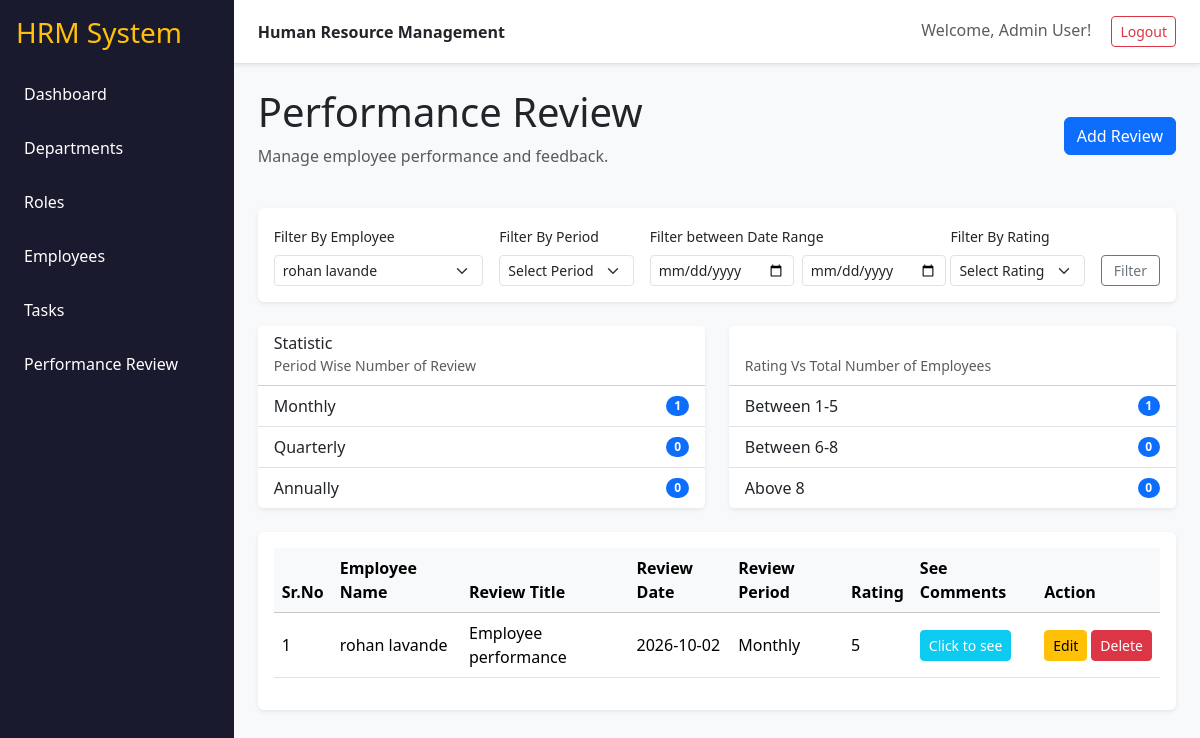
/reviews?employee_id=3 (signed in), run on the app's committed database.
### tables this page shows
CREATE TABLE performance_review (
            review_id INTEGER PRIMARY KEY AUTOINCREMENT,
            review_title VARCHAR(100) NOT NULL,
            review_date DATE NOT NULL,
            employee_id INTEGER NOT NULL,
            reviewed_by INTEGER NOT NULL,
            review_period VARCHAR(100) NOT NULL,
            rating INTEGER NOT NULL,
            comments VARCHAR(300),
            created_at DATETIME NOT NULL,
            updated_at DATETIME NOT NULL,
            FOREIGN KEY (employee_id) REFERENCES user (employee_id),
            FOREIGN KEY (reviewed_by) REFERENCES user (employee_id)
        );

CREATE TABLE user (
            employee_id INTEGER PRIMARY KEY AUTOINCREMENT,
            first_name VARCHAR(100) NOT NULL,
            last_name VARCHAR(100) NOT NULL,
            username VARCHAR(100) NOT NULL UNIQUE,
            password VARCHAR(100) NOT NULL,
            email VARCHAR(100) NOT NULL UNIQUE,
            mobile VARCHAR(100) NOT NULL,
            dept_id INTEGER,
            role_id INTEGER,
            reporting_manager_id INTEGER,
            date_of_joining DATE,
            created_at DATETIME NOT NULL,
            updated_at DATETIME NOT NULL,
            FOREIGN KEY (dept_id) REFERENCES department (dept_id),
            FOREIGN KEY (role_id) REFERENCES role (role_id),
            FOREIGN KEY (reporting_manager_id) REFERENCES user (employee_id)
        );

### app.py (the view, shortened to what this page needs)
@app.route("/reviews")
@login_required
def reviews():
    conn = get_db()
    current_user_id = session.get("employee_id")
    direct_reports = conn.execute(
        "SELECT employee_id, first_name, last_name FROM user WHERE reporting_manager_id = ?",
        (current_user_id,)
    ).fetchall()
    filter_emp = request.args.get("employee_id", "")
    filter_period = request.args.get("period", "")
    start_date = request.args.get("start_date", "")
    end_date = request.args.get("end_date", "")
    filter_rating = request.args.get("rating_range", "")
    query = """
        SELECT pr.*,
               u.first_name as emp_first, u.last_name as emp_last,
               mgr.first_name as mgr_first, mgr.last_name as mgr_last
        FROM performance_review pr
        JOIN user u ON pr.employee_id = u.employee_id
        JOIN user mgr ON pr.reviewed_by = mgr.employee_id
        WHERE (pr.reviewed_by = ? OR pr.employee_id = ?)
    """
    params = [current_user_id, current_user_id]
    if filter_emp:
        query += " AND pr.employee_id = ?"
        params.append(filter_emp)
    if filter_period:
        query += " AND pr.review_period = ?"
        params.append(filter_period)
    if start_date and end_date:
        query += " AND (pr.review_date >= ? AND pr.review_date <= ?)"
        params.extend([start_date, end_date])
    query += " ORDER BY pr.review_date DESC"
    all_reviews = conn.execute(query, params).fetchall()
    stats = {
        "monthly": sum(1 for r in all_reviews if r['review_period'] == 'Monthly'),
        "quarterly": sum(1 for r in all_reviews if r['review_period'] == 'Quarterly'),
        "annually": sum(1 for r in all_reviews if r['review_period'] == 'Annually' or r['review_period'] == 'Annual'),
        "rating_1_5": sum(1 for r in all_reviews if 1 <= r['rating'] <= 5),
        "rating_6_8": sum(1 for r in all_reviews if 6 <= r['rating'] <= 8),
        "rating_above_8": sum(1 for r in all_reviews if r['rating'] >= 9)
    }
    conn.close()
    return render_template(
        "reviews.html",
        reviews=all_reviews,
        direct_reports=direct_reports,
        stats=stats,
        current_user_id=current_user_id
    )

### app.py (called while the page is built)
def login_required(f):
    @wraps(f)
    def decorated_function(*args, **kwargs):
        if 'employee_id' not in session:
            return redirect(url_for('login'))
        return f(*args, **kwargs)
    return decorated_function

def get_db():
    conn = sqlite3.connect(DB_NAME)
    conn.row_factory = sqlite3.Row
    return conn

### templates/reviews.html (shortened to what this page needs)
{% extends "base.html" %}
{% block content %}
<div class="d-flex justify-content-between align-items-center mb-4">
    <div>
        <h1>Performance Review</h1>
        <p class="text-muted">Manage employee performance and feedback.</p>
    </div>
    <a href="{{ url_for('create_review') }}" class="btn btn-primary">Add Review</a>
</div>
<div class="card mb-4 shadow-sm">
    <div class="card-body">
        <form method="get" class="row g-3">
            <div class="col-md-3">
                <label class="form-label small">Filter By Employee</label>
                <select name="employee_id" class="form-select form-select-sm">
                    {% for report in direct_reports %}
                    <option value="{{ report.employee_id }}" {% if request.args.get('employee_id')|string == report.employee_id|string %}selected{% endif %}>
                        {{ report.first_name }} {{ report.last_name }}
                    </option>
                    {% endfor %}
                </select>
            </div>
            <div class="col-md-2">
                <label class="form-label small">Filter By Period</label>
                <select name="period" class="form-select form-select-sm">
                    <option value="">Select Period</option>
                </select>
            </div>
            <div class="col-md-4">
                <label class="form-label small">Filter between Date Range</label>
                <div class="d-flex gap-2">
                    <input type="date" name="start_date" class="form-control form-control-sm" placeholder="From:" value="{{ request.args.get('start_date', '') }}">
                    <input type="date" name="end_date" class="form-control form-control-sm" placeholder="To:" value="{{ request.args.get('end_date', '') }}">
                </div>
            </div>
            <div class="col-md-2">
                <label class="form-label small">Filter By Rating</label>
                <select name="rating_range" class="form-select form-select-sm">
                    <option value="">Select Rating</option>
                </select>
            </div>
            <div class="col-md-1 d-flex align-items-end">
                <button type="submit" class="btn btn-sm btn-outline-secondary w-100">Filter</button>
            </div>
        </form>
    </div>
</div>
<div class="row mb-4">
    <div class="col-md-6">
        <div class="card shadow-sm">
            <div class="card-header bg-white">
                <h6 class="mb-0">Statistic</h6>
                <small class="text-muted">Period Wise Number of Review</small>
            </div>
            <ul class="list-group list-group-flush">
                <li class="list-group-item d-flex justify-content-between align-items-center">
                    Monthly <span class="badge bg-primary rounded-pill">{{ stats.monthly }}</span>
                </li>
                <li class="list-group-item d-flex justify-content-between align-items-center">
                    Quarterly <span class="badge bg-primary rounded-pill">{{ stats.quarterly }}</span>
                </li>
                <li class="list-group-item d-flex justify-content-between align-items-center">
                    Annually <span class="badge bg-primary rounded-pill">{{ stats.annually }}</span>
                </li>
            </ul>
        </div>
    </div>
    <div class="col-md-6">
        <div class="card shadow-sm">
            <div class="card-header bg-white">
                <h6 class="mb-0">&nbsp;</h6>
                <small class="text-muted">Rating Vs Total Number of Employees</small>
            </div>
            <ul class="list-group list-group-flush">
                <li class="list-group-item d-flex justify-content-between align-items-center">
                    Between 1-5 <span class="badge bg-primary rounded-pill">{{ stats.rating_1_5 }}</span>
                </li>
                <li class="list-group-item d-flex justify-content-between align-items-center">
                    Between 6-8 <span class="badge bg-primary rounded-pill">{{ stats.rating_6_8 }}</span>
                </li>
                <li class="list-group-item d-flex justify-content-between align-items-center">
                    Above 8 <span class="badge bg-primary rounded-pill">{{ stats.rating_above_8 }}</span>
                </li>
            </ul>
        </div>
    </div>
</div>
<div class="table-responsive bg-white rounded shadow-sm p-3">
    <table class="table table-hover align-middle">
        <thead class="table-light">
            <tr>
                <th>Sr.No</th>
                <th>Employee Name</th>
                <th>Review Title</th>
                <th>Review Date</th>
                <th>Review Period</th>
                <th>Rating</th>
                <th>See Comments</th>
                <th>Action</th>
            </tr>
        </thead>
        <tbody>
            {% for r in reviews %}
            <tr>
                <td>{{ loop.index }}</td>
                <td>{{ r.emp_first }} {{ r.emp_last }}</td>
                <td>{{ r.review_title }}</td>
                <td>{{ r.review_date }}</td>
                <td>{{ r.review_period }}</td>
                <td>{{ r.rating }}</td>
                <td>
                    <button type="button" class="btn btn-sm btn-info text-white" onclick="alert('{{ r.comments | escape }}')">Click to see</button>
                </td>
                <td>
                    {% if r.reviewed_by == current_user_id %}
                    <div class="d-flex gap-1">
                        <a href="{{ url_for('edit_review', review_id=r.review_id) }}" class="btn btn-sm btn-warning">Edit</a>
                        <form method="post" action="{{ url_for('delete_review', review_id=r.review_id) }}" onsubmit="return confirm('Delete this review?');">
                            <button type="submit" class="btn btn-sm btn-danger">Delete</button>
                        </form>
                    </div>
                    {% endif %}
                </td>
            </tr>
            {% else %}
            <tr>
                <td colspan="8" class="text-center text-muted">No reviews found.</td>
            </tr>
            {% endfor %}
        </tbody>
    </table>
</div>
{% endblock %}

### static/css/style.css (style rules this page uses)
body { background: #f6f8fb; }
.card { border: 0; }

### data on the page
performance_review: emp_first "rohan", emp_last "lavande", review_title "Employee performance", review_date "2026-10-02", review_period "Monthly", rating "5"

### other printed values
{{ session.get('name', 'User') }} "Admin User"
{{ stats.monthly }} "1"
{{ stats.quarterly }} "0"
{{ stats.annually }} "0"
{{ stats.rating_1_5 }} "1"
{{ stats.rating_6_8 }} "0"
{{ stats.rating_above_8 }} "0"
form field employee_id "rohan lavande"
